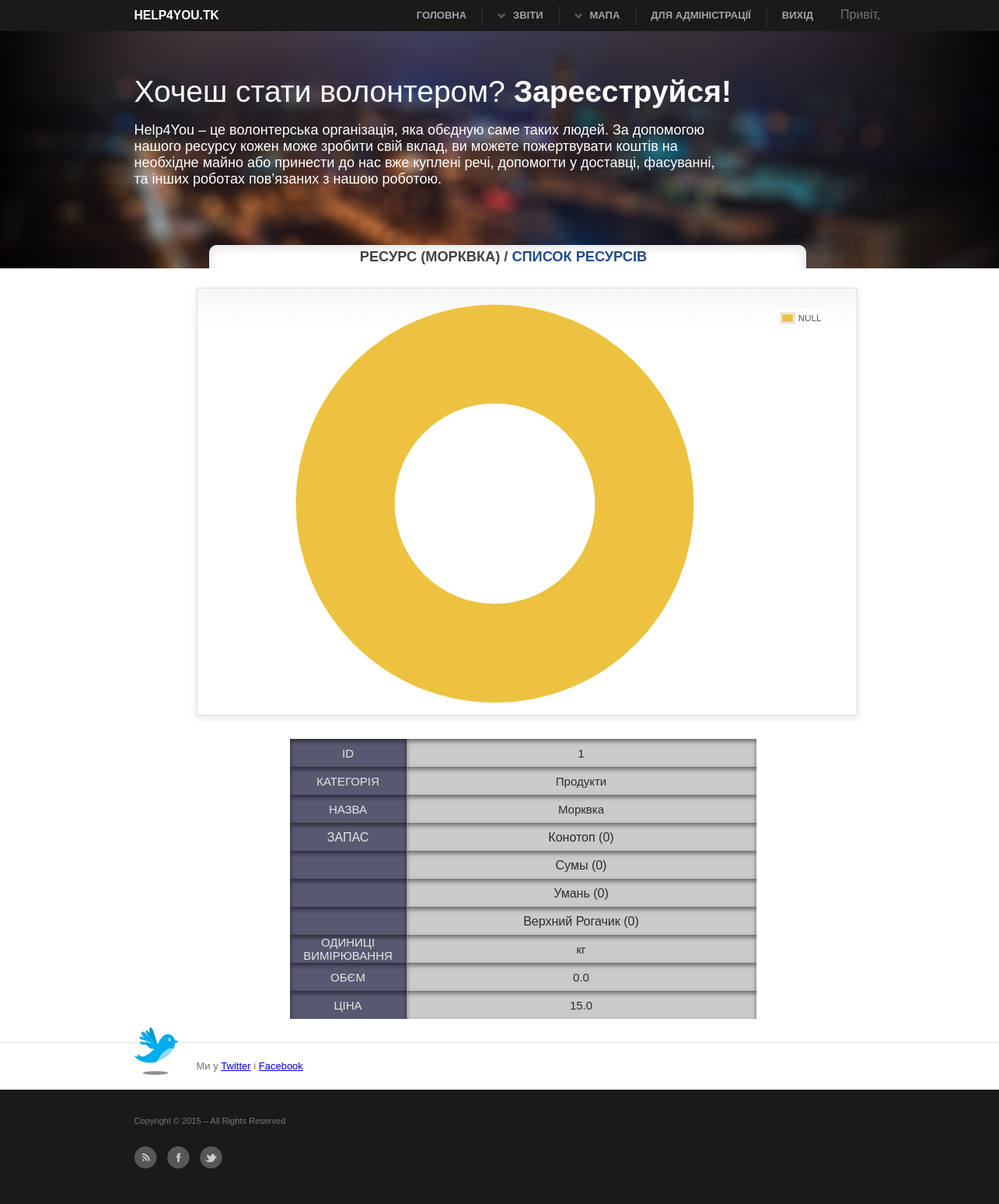
/resource/grafik/1 (signed in), run on the app's committed database.
### main/models.py (models this page shows, shortened)
class Resource(models.Model):
    category_resource = models.ForeignKey('CategoryResource',verbose_name=u'Категорія ресурса')
    name = models.CharField(max_length=30,verbose_name=u'Назва ресурсу')
    unit_of_mesure = models.CharField(max_length=30,verbose_name=u'Одиниця виміру')
    weight_one_unit = models.FloatField(verbose_name=u'Маса однієї одиниці', null=True)
    volume_of_one_unit = models.FloatField(verbose_name=u'Об"єм однієї одиниці')
    price_one_unit = models.FloatField(verbose_name=u'Ціна однієї одиниці')
    class Meta:
        verbose_name_plural = u'Ресурси'

class CategoryResource(models.Model):
    category = models.CharField(max_length=50, verbose_name=u'Категорія')
    class Meta:
        verbose_name_plural = u'Категорії ресурсів'
    def __unicode__(self):
        return self.category

class StoreHouse(models.Model):
    geography_point = models.OneToOneField('GeographyPoint', null=True, verbose_name=u'Географічна точка')
    volume = models.FloatField(verbose_name=u'Об"єм складу')
    rent = models.IntegerField(verbose_name=u'Ціна за м^2')
    free_volume = models.FloatField(blank=True, null=True, verbose_name=u'Вільний об"єм')
    class Meta:
        verbose_name_plural = u'Склади'
    def __unicode__(self):
        return self.geography_point.address

class GeographyPoint(models.Model):
    x = models.FloatField()
    y = models.FloatField()
    address = models.CharField(max_length=100)
    class Meta:
        verbose_name_plural = u'Географічні точки'

### main/views.py (the view)
# urls.py: url(r'^resource/grafik/(?P<pk>\d+)$',ResourceGrafikView.as_view(),name = 'grafik_resource'),
class ResourceGrafikView(ListView):
    template_name = 'grafik_resource.html'
    model = Resource
    context_object_name = 'Resource'
    @method_decorator(staff_member_required)
    def dispatch(self, request, *args, **kwargs):
        return super(ResourceGrafikView, self).dispatch(request, *args,**kwargs)
    def get_context_data(self, **kwargs):
        context = super(ResourceGrafikView, self).get_context_data(**kwargs)
        data = list()
        resource = Resource.objects.get(pk=self.kwargs.get('pk'))
        rescol = Resource.objects.all()
        store_houses = StoreHouse.objects.all()
        for store_house in store_houses:
            stocks = Stock.objects.filter(store_house = store_house, resource=resource)
            total_amount = 0
            for stock in stocks:
                total_amount += stock.amount
            data.append({
                'store_house': store_house,
                'total_amount': total_amount,
            })
        context.update({
            'data': data,
            'res': rescol,
            'select_res': resource,
        })
        return context

### main/templates/grafik_resource.html (shortened to what this page needs)
{% extends 'base.html' %}
{% block title %}
    <h3 class="title_list">Ресурс ({{ select_res.name }}) /  <a href="{% url 'list_resource' %}">Список ресурсів</a></h3>
{% endblock %}
{% block content %}
	    <div id="grafik">
		<div class="demo-container">
			<div id="placeholder" class="demo-placeholder"></div>
		</div>
	</div>
    <div id="view_tab">
    <table border="0">
    <tr>
        <td class="lef">ID</td>
        <td class="ri">{{select_res.pk}}</td>
    </tr>
    <tr>
        <td class="lef">КАТЕГОРІЯ</td>
        <td class="ri">{{ select_res.category_resource }}</td>
    </tr>
    <tr>
        <td class="lef">НАЗВА</td>
        <td class="ri">{{ select_res.name }}</td>
    </tr>
    <tr>
        <td class="lef_v"><p class="trrt">ЗАПАС</p></td>
        <td class="ri_v">
        {% for item in data %}
             <p class="kind_res">{{ item.store_house }} ({{ item.total_amount }})</p>
            {% endfor %}
        </td>
    </tr>
    <tr>
        <td class="lef">ОДИНИЦІ ВИМІРЮВАННЯ</td>
        <td class="ri">{{select_res.unit_of_mesure }}</td>
    </tr>
     <tr>
        <td class="lef">ОБЄМ</td>
        <td class="ri">{{ select_res.volume_of_one_unit }}</td>
    </tr>
    <tr>
        <td class="lef">ЦІНА</td>
        <td class="ri">{{ select_res.price_one_unit }}</td>
    </tr>
  </table>
    </div>
{% endblock %}

### main/static/main.css (style rules this page uses)
html { background: #ffffff }
body { color:#727272; font:normal 13px "Helvetice Neue",Arial,Tahoma,Verdana; }
p { line-height:1.5em; margin-bottom:15px; }
a { outline:0; }
h1, h2, h3, h4 { line-height:1.2em; margin-bottom:15px; font-weight:bold; }
h3, h4 { font-size:1.4em; color:#424242; text-shadow:1px 1px 1px #fff; margin-bottom:10px; }
h3 { -webkit-margin-before: 0em; -webkit-margin-after: 0em; -webkit-margin-start: 0px; -webkit-margin-end: 0px; text-shadow:0px 0px 0px #fff; }
#content .bl_title a { color: #214c90; text-decoration: none; }
table { border-spacing:0px; }
.title_list { margin-left:210px; padding-right: 200px; background: url("img/h.png") no-repeat; padding-top: 5px; padding-bottom: 5px; text-align: center; text-transform: uppercase; }
#view_tab table { width: 600px; margin-left: 200px; margin-top: 15px; }
#grafik { margin-left: 80px; }
.lef { width: 150px; height: 36px; color: #e5e5e5; background: url("img/t.gif") repeat-x; text-align: center; font:normal 15px "Helvetice Neue",Arial,Tahoma,Verdana; border-spacing: 0px; }
.ri { width: 450px; height: 36px; color: #2d2d2d; background: url("img/tt.gif") repeat-x; text-align: center; font:normal 15px "Helvetice Neue",Arial,Tahoma,Verdana; border-spacing: 0px; }
.trrt { position:relative; top: 7px; height: 20px; }
.lef_v { width: 150px; color: #e5e5e5; background: url("img/t.gif") repeat-y; text-align: center; vertical-align: top; font:normal 16px "Helvetice Neue",Arial,Tahoma,Verdana; border-spacing: 0px; }
.ri_v { width: 450px; color: #2d2d2d; background: url("img/tt.gif") repeat-y; text-align: center; font:normal 16px "Helvetice Neue",Arial,Tahoma,Verdana; border-spacing: 0px; }
.kind_res { position: relative; top:7px; padding-top: 0px; text-align: center; padding-bottom: 0px; margin-top: 0px; margin-bottom: 0px; height: 36px; }

### main/static/examples.css (style rules this page uses)
#grafik { boredr: 1px solid #000000; }
.demo-container { box-sizing: border-box; width: 850px; height: 550px; padding: 20px 35px 15px 15px; margin: 15px 0 30px 0; border: 1px solid #ddd; background: #fff; background: linear-gradient(#f6f6f6 0, #fff 50px); background: -o-linear-gradient(#f6f6f6 0, #fff 50px); background: -ms-linear-gradient(#f6f6f6 0, #fff 50px); background: -moz-linear-gradient(#f6f6f6 0, #fff 50px); background: -webkit-linear-gradient(#f6f6f6 0, #fff 50px); box-shadow: 0 3px 10px rgba(0,0,0,0.15); -o-box-shadow: 0 3px 10px rgba(0,0,0,0.1); -ms-box-shadow: 0 3px 10px rgba(0,0,0,0.1); -moz-box-shadow: 0 3px 10px rgba(0,0,0,0.1); -webkit-box-shadow: 0 3px 10px rgba(0,0,0,0.1); }
.demo-placeholder { width: 100%; height: 100%; font-size: 14px; color: #ffe702; line-height: 1.2em; }

### main/static/print.css (style rules this page uses)
* { background:none !important; }
body { color:#000; font:normal 12px Arial,sans-serif; padding-top:0; }
p { font-size:1.0em; line-height:1.8em; margin-bottom:15px; }
a, #content a { color:#000; outline:0; text-decoration:none; border:none; }
h1, h2, h3, h4, h5 { margin:0 0 10px 0; color:#000; }
h3 { font-size:1.2em; margin-bottom:20px; }

### data on the page
Resource: name "МОРКВКА", pk "1", category_resource "Продукти", name "Морквка", unit_of_mesure "кг", volume_of_one_unit "0.0", price_one_unit "15.0"
StoreHouse: store_house "Конотоп", total_amount "0"
StoreHouse: store_house "Сумы", total_amount "0"
StoreHouse: store_house "Умань", total_amount "0"
StoreHouse: store_house "Верхний Рогачик", total_amount "0"
